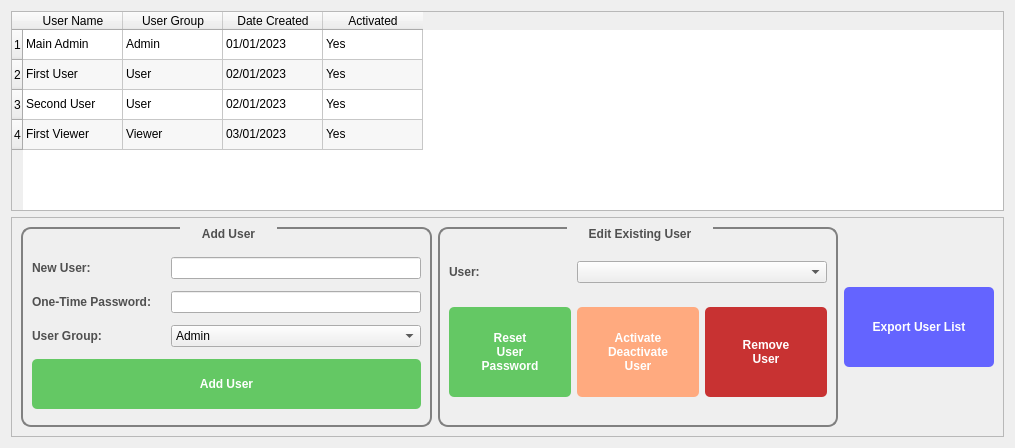
     <widget class="QWidget" name="tabUser">
      <attribute name="title">
       <string>User</string>
      </attribute>
      <layout class="QVBoxLayout" name="verticalLayout_3">
       <item>
        <widget class="QTableWidget" name="tableAdminPanel_UserList">
         <property name="minimumSize">
          <size>
           <width>950</width>
           <height>200</height>
          </size>
         </property>
         <property name="maximumSize">
          <size>
           <width>16777215</width>
           <height>600</height>
          </size>
         </property>
         <property name="frameShape">
          <enum>QFrame::StyledPanel</enum>
         </property>
         <property name="frameShadow">
          <enum>QFrame::Sunken</enum>
         </property>
         <property name="lineWidth">
          <number>0</number>
         </property>
         <property name="midLineWidth">
          <number>3</number>
         </property>
         <property name="alternatingRowColors">
          <bool>true</bool>
         </property>
         <property name="sortingEnabled">
          <bool>true</bool>
         </property>
         <row>
          <property name="text">
           <string>1</string>
          </property>
         </row>
         <row>
          <property name="text">
           <string>2</string>
          </property>
         </row>
         <row>
          <property name="text">
           <string>3</string>
          </property>
         </row>
         <row>
          <property name="text">
           <string>4</string>
          </property>
         </row>
         <column>
          <property name="text">
           <string>User Name</string>
          </property>
         </column>
         <column>
          <property name="text">
           <string>User Group</string>
          </property>
         </column>
         <column>
          <property name="text">
           <string>Date Created</string>
          </property>
         </column>
         <column>
          <property name="text">
           <string>Activated</string>
          </property>
         </column>
         <item row="0" column="0">
          <property name="text">
           <string>Main Admin</string>
          </property>
         </item>
         <item row="0" column="1">
          <property name="text">
           <string>Admin</string>
          </property>
         </item>
         <item row="0" column="2">
          <property name="text">
           <string>01/01/2023</string>
          </property>
         </item>
         <item row="0" column="3">
          <property name="text">
           <string>Yes</string>
          </property>
         </item>
         <item row="1" column="0">
          <property name="text">
           <string>First User</string>
          </property>
         </item>
         <item row="1" column="1">
          <property name="text">
           <string>User</string>
          </property>
         </item>
         <item row="1" column="2">
          <property name="text">
           <string>02/01/2023</string>
          </property>
         </item>
         <item row="1" column="3">
          <property name="text">
           <string>Yes</string>
          </property>
         </item>
         <item row="2" column="0">
          <property name="text">
           <string>Second User</string>
          </property>
         </item>
         <item row="2" column="1">
          <property name="text">
           <string>User</string>
          </property>
         </item>
         <item row="2" column="2">
          <property name="text">
           <string>02/01/2023</string>
          </property>
         </item>
         <item row="2" column="3">
          <property name="text">
           <string>Yes</string>
          </property>
         </item>
         <item row="3" column="0">
          <property name="text">
           <string>First Viewer</string>
          </property>
         </item>
         <item row="3" column="1">
          <property name="text">
           <string>Viewer</string>
          </property>
         </item>
         <item row="3" column="2">
          <property name="text">
           <string>03/01/2023</string>
          </property>
         </item>
         <item row="3" column="3">
          <property name="text">
           <string>Yes</string>
          </property>
         </item>
        </widget>
       </item>
       <item>
        <widget class="QFrame" name="frame">
         <property name="minimumSize">
          <size>
           <width>900</width>
           <height>0</height>
          </size>
         </property>
         <property name="frameShape">
          <enum>QFrame::StyledPanel</enum>
         </property>
         <property name="frameShadow">
          <enum>QFrame::Raised</enum>
         </property>
         <layout class="QHBoxLayout" name="horizontalLayout">
          <item>
           <widget class="QGroupBox" name="groupBox">
            <property name="minimumSize">
             <size>
              <width>400</width>
              <height>0</height>
             </size>
            </property>
            <property name="maximumSize">
             <size>
              <width>16777215</width>
              <height>16777215</height>
             </size>
            </property>
            <property name="styleSheet">
             <string notr="true">QGroupBox {
    border: 2px solid gray;
    border-radius: 10px;
    margin-top: 2ex; /* leave space at the top for the title */
color:rgb(80, 80, 80);
font: 11pt &quot;Segoe UI&quot;;
font: bold;
}

QGroupBox::title {
    subcontrol-origin: margin;
    subcontrol-position: top centre; /* position at the top center */
    padding: 0 20px;
}</string>
            </property>
            <property name="title">
             <string>Add User</string>
            </property>
            <layout class="QVBoxLayout" name="verticalLayout">
             <item>
              <spacer name="verticalSpacer_2">
               <property name="orientation">
                <enum>Qt::Vertical</enum>
               </property>
               <property name="sizeType">
                <enum>QSizePolicy::Fixed</enum>
               </property>
               <property name="sizeHint" stdset="0">
                <size>
                 <width>20</width>
                 <height>13</height>
                </size>
               </property>
              </spacer>
             </item>
             <item>
              <layout class="QHBoxLayout" name="horizontalLayout_3">
               <item>
                <widget class="QLabel" name="label_2">
                 <property name="styleSheet">
                  <string notr="true">QLabel{	
color:rgb(80, 80, 80);
font: 9pt &quot;Segoe UI&quot;;
font: bold;
}</string>
                 </property>
                 <property name="text">
                  <string>New User:</string>
                 </property>
                </widget>
               </item>
               <item>
                <spacer name="horizontalSpacer_2">
                 <property name="orientation">
                  <enum>Qt::Horizontal</enum>
                 </property>
                 <property name="sizeHint" stdset="0">
                  <size>
                   <width>40</width>
                   <height>20</height>
                  </size>
                 </property>
                </spacer>
               </item>
               <item>
                <widget class="QLineEdit" name="lineAdminPanel_NewUser">
                 <property name="minimumSize">
                  <size>
                   <width>250</width>
                   <height>0</height>
                  </size>
                 </property>
                </widget>
               </item>
              </layout>
             </item>
             <item>
              <layout class="QHBoxLayout" name="horizontalLayout_2">
               <item>
                <widget class="QLabel" name="label_3">
                 <property name="styleSheet">
                  <string notr="true">QLabel{	
color:rgb(80, 80, 80);
font: 9pt &quot;Segoe UI&quot;;
font: bold;
}</string>
                 </property>
                 <property name="text">
                  <string>One-Time Password:</string>
                 </property>
                </widget>
               </item>
               <item>
                <spacer name="horizontalSpacer_3">
                 <property name="orientation">
                  <enum>Qt::Horizontal</enum>
                 </property>
                 <property name="sizeHint" stdset="0">
                  <size>
                   <width>13</width>
                   <height>20</height>
                  </size>
                 </property>
                </spacer>
               </item>
               <item>
                <widget class="QLineEdit" name="lineAdminPanel_OneTimePassword">
                 <property name="minimumSize">
                  <size>
                   <width>250</width>
                   <height>0</height>
                  </size>
                 </property>
                 <property name="text">
                  <string/>
                 </property>
                 <property name="echoMode">
                  <enum>QLineEdit::Normal</enum>
                 </property>
                 <property name="placeholderText">
                  <string/>
                 </property>
                </widget>
               </item>
              </layout>
             </item>
             <item>
              <layout class="QHBoxLayout" name="horizontalLayout_5">
               <item>
                <widget class="QLabel" name="label_5">
                 <property name="styleSheet">
                  <string notr="true">QLabel{	
color:rgb(80, 80, 80);
font: 9pt &quot;Segoe UI&quot;;
font: bold;
}</string>
                 </property>
                 <property name="text">
                  <string>User Group:</string>
                 </property>
                </widget>
               </item>
               <item>
                <spacer name="horizontalSpacer_5">
                 <property name="orientation">
                  <enum>Qt::Horizontal</enum>
                 </property>
                 <property name="sizeHint" stdset="0">
                  <size>
                   <width>40</width>
                   <height>20</height>
                  </size>
                 </property>
                </spacer>
               </item>
               <item>
                <widget class="QComboBox" name="comboAdminPanel_UserGroup">
                 <property name="minimumSize">
                  <size>
                   <width>250</width>
                   <height>0</height>
                  </size>
                 </property>
                 <item>
                  <property name="text">
                   <string>Admin</string>
                  </property>
                 </item>
                 <item>
                  <property name="text">
                   <string>User</string>
                  </property>
                 </item>
                 <item>
                  <property name="text">
                   <string>Viewer</string>
                  </property>
                 </item>
                </widget>
               </item>
              </layout>
             </item>
             <item>
              <widget class="QPushButton" name="buttonAdminPanel_AddUser">
               <property name="minimumSize">
                <size>
                 <width>0</width>
                 <height>50</height>
                </size>
               </property>
               <property name="styleSheet">
                <string notr="true">QPushButton{	
background-color : rgb(100, 200, 100);
color:rgb(255, 255, 255);
font: 11pt &quot;Segoe UI&quot;;
font: bold;
border-radius: 5px;}

QPushButton::pressed{background-color :rgb(50, 50,50);}</string>
               </property>
               <property name="text">
                <string>Add User</string>
               </property>
              </widget>
             </item>
            </layout>
           </widget>
          </item>
          <item>
           <widget class="QGroupBox" name="groupBox_2">
            <property name="minimumSize">
             <size>
              <width>400</width>
              <height>200</height>
             </size>
            </property>
            <property name="styleSheet">
             <string notr="true">QGroupBox {
    border: 2px solid gray;
    border-radius: 10px;
    margin-top: 2ex; /* leave space at the top for the title */
color:rgb(80, 80, 80);
font: 11pt &quot;Segoe UI&quot;;
font: bold;
}

QGroupBox::title {
    subcontrol-origin: margin;
    subcontrol-position: top centre; /* position at the top center */
    padding: 0 20px;
}</string>
            </property>
            <property name="title">
             <string>Edit Existing User</string>
            </property>
            <layout class="QVBoxLayout" name="verticalLayout_2">
             <item>
              <spacer name="verticalSpacer">
               <property name="orientation">
                <enum>Qt::Vertical</enum>
               </property>
               <property name="sizeType">
                <enum>QSizePolicy::Fixed</enum>
               </property>
               <property name="sizeHint" stdset="0">
                <size>
                 <width>20</width>
                 <height>5</height>
                </size>
               </property>
              </spacer>
             </item>
             <item>
              <layout class="QHBoxLayout" name="horizontalLayout_4">
               <item>
                <widget class="QLabel" name="label_4">
                 <property name="styleSheet">
                  <string notr="true">QLabel{	
color:rgb(80, 80, 80);
font: 9pt &quot;Segoe UI&quot;;
font: bold;
}</string>
                 </property>
                 <property name="text">
                  <string>User:</string>
                 </property>
                </widget>
               </item>
               <item>
                <spacer name="horizontalSpacer_4">
                 <property name="orientation">
                  <enum>Qt::Horizontal</enum>
                 </property>
                 <property name="sizeHint" stdset="0">
                  <size>
                   <width>40</width>
                   <height>20</height>
                  </size>
                 </property>
                </spacer>
               </item>
               <item>
                <widget class="QComboBox" name="userlist">
                 <property name="minimumSize">
                  <size>
                   <width>250</width>
                   <height>0</height>
                  </size>
                 </property>
                </widget>
               </item>
              </layout>
             </item>
             <item>
              <layout class="QHBoxLayout" name="horizontalLayout_15">
               <item>
                <widget class="QPushButton" name="buttonAdminPanel_ResetUserPassword">
                 <property name="minimumSize">
                  <size>
                   <width>90</width>
                   <height>90</height>
                  </size>
                 </property>
                 <property name="maximumSize">
                  <size>
                   <width>200</width>
                   <height>90</height>
                  </size>
                 </property>
                 <property name="styleSheet">
                  <string notr="true">QPushButton{	
background-color : rgb(100, 200, 100);
color:rgb(255, 255, 255);
font: 11pt &quot;Segoe UI&quot;;
font: bold;
border-radius: 5px;}

QPushButton::pressed{background-color :rgb(50, 50,50);}</string>
                 </property>
                 <property name="text">
                  <string>Reset 
User 
Password</string>
                 </property>
                </widget>
               </item>
               <item>
                <widget class="QPushButton" name="buttonAdminPanel_ActivateUser">
                 <property name="minimumSize">
                  <size>
                   <width>90</width>
                   <height>90</height>
                  </size>
                 </property>
                 <property name="maximumSize">
                  <size>
                   <width>200</width>
                   <height>90</height>
                  </size>
                 </property>
                 <property name="styleSheet">
                  <string notr="true">QPushButton{	
background-color : rgb(255, 170, 127);
color:rgb(255, 255, 255);
font: 11pt &quot;Segoe UI&quot;;
font: bold;
border-radius: 5px;}

QPushButton::pressed{background-color :rgb(50, 50,50);}</string>
                 </property>
                 <property name="text">
                  <string>Activate
Deactivate 
User</string>
                 </property>
                </widget>
               </item>
               <item>
                <widget class="QPushButton" name="buttonAdminPanel_RemoveUser">
                 <property name="minimumSize">
                  <size>
                   <width>90</width>
                   <height>90</height>
                  </size>
                 </property>
                 <property name="maximumSize">
                  <size>
                   <width>200</width>
                   <height>90</height>
                  </size>
                 </property>
                 <property name="styleSheet">
                  <string notr="true">QPushButton{	
background-color : rgb(200, 50, 50);
color:rgb(255, 255, 255);
font: 11pt &quot;Segoe UI&quot;;
font: bold;
border-radius: 5px;}

QPushButton::pressed{background-color :rgb(50, 50,50);}</string>
                 </property>
                 <property name="text">
                  <string>Remove 
User</string>
                 </property>
                </widget>
               </item>
              </layout>
             </item>
            </layout>
           </widget>
          </item>
          <item>
           <layout class="QVBoxLayout" name="verticalLayout_6">
            <item>
             <widget class="QPushButton" name="buttonAdminPanel_ExportUserList">
              <property name="minimumSize">
               <size>
                <width>150</width>
                <height>80</height>
               </size>
              </property>
              <property name="maximumSize">
               <size>
                <width>16777215</width>
                <height>80</height>
               </size>
              </property>
              <property name="styleSheet">
               <string notr="true">QPushButton{	
background-color : rgb(100, 100, 255);
color:rgb(255, 255, 255);
font: 11pt &quot;Segoe UI&quot;;
font: bold;
border-radius: 5px;}

QPushButton::pressed{background-color :rgb(50, 50,50);}</string>
              </property>
              <property name="text">
               <string>Export User List</string>
              </property>
             </widget>
            </item>
           </layout>
          </item>
         </layout>
        </widget>
       </item>
      </layout>
     </widget>
